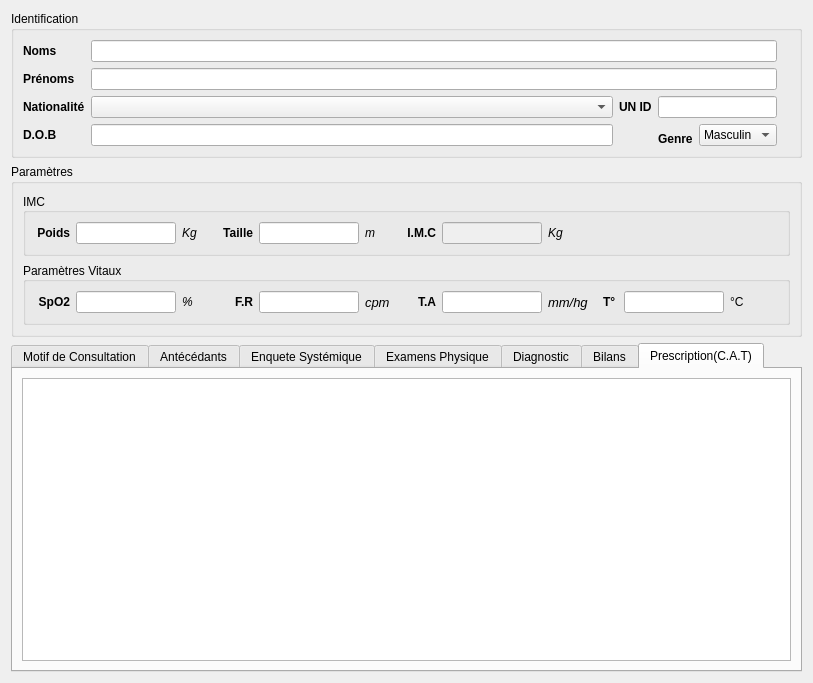
<?xml version="1.0" encoding="UTF-8"?>
<ui version="4.0">
 <class>PatientListKanbanView</class>
 <widget class="QWidget" name="PatientListKanbanView">
  <property name="geometry">
   <rect>
    <x>0</x>
    <y>0</y>
    <width>813</width>
    <height>683</height>
   </rect>
  </property>
  <property name="minimumSize">
   <size>
    <width>810</width>
    <height>680</height>
   </size>
  </property>
  <property name="windowTitle">
   <string>Form</string>
  </property>
  <layout class="QGridLayout" name="gridLayout_5">
   <item row="0" column="0">
    <widget class="QGroupBox" name="groupBox">
     <property name="sizePolicy">
      <sizepolicy hsizetype="Expanding" vsizetype="Preferred">
       <horstretch>0</horstretch>
       <verstretch>0</verstretch>
      </sizepolicy>
     </property>
     <property name="maximumSize">
      <size>
       <width>16777215</width>
       <height>150</height>
      </size>
     </property>
     <property name="title">
      <string>Identification</string>
     </property>
     <layout class="QHBoxLayout" name="horizontalLayout_2">
      <item>
       <layout class="QGridLayout" name="gridLayout_3">
        <item row="1" column="0">
         <widget class="QLabel" name="label_2">
          <property name="font">
           <font>
            <bold>true</bold>
           </font>
          </property>
          <property name="text">
           <string>Prénoms</string>
          </property>
         </widget>
        </item>
        <item row="2" column="3" colspan="2">
         <widget class="QLineEdit" name="reg_number"/>
        </item>
        <item row="3" column="4">
         <widget class="QComboBox" name="gender">
          <item>
           <property name="text">
            <string>Masculin</string>
           </property>
          </item>
          <item>
           <property name="text">
            <string>Feminin</string>
           </property>
          </item>
         </widget>
        </item>
        <item row="2" column="1">
         <widget class="QComboBox" name="nationality"/>
        </item>
        <item row="3" column="0">
         <widget class="QLabel" name="label_7">
          <property name="font">
           <font>
            <bold>true</bold>
           </font>
          </property>
          <property name="text">
           <string>D.O.B</string>
          </property>
         </widget>
        </item>
        <item row="0" column="1" colspan="4">
         <widget class="QLineEdit" name="name"/>
        </item>
        <item row="2" column="0">
         <widget class="QLabel" name="label_5">
          <property name="font">
           <font>
            <bold>true</bold>
           </font>
          </property>
          <property name="text">
           <string>Nationalité</string>
          </property>
         </widget>
        </item>
        <item row="0" column="0">
         <widget class="QLabel" name="label">
          <property name="font">
           <font>
            <bold>true</bold>
           </font>
          </property>
          <property name="text">
           <string>Noms</string>
          </property>
         </widget>
        </item>
        <item row="2" column="2">
         <widget class="QLabel" name="label_6">
          <property name="font">
           <font>
            <bold>true</bold>
           </font>
          </property>
          <property name="text">
           <string>UN ID</string>
          </property>
         </widget>
        </item>
        <item row="1" column="1" colspan="4">
         <widget class="QLineEdit" name="surname"/>
        </item>
        <item row="3" column="1">
         <widget class="QLineEdit" name="dob"/>
        </item>
        <item row="3" column="3">
         <widget class="QLabel" name="label_4">
          <property name="font">
           <font>
            <bold>true</bold>
           </font>
          </property>
          <property name="text">
           <string>Genre</string>
          </property>
          <property name="alignment">
           <set>Qt::AlignBottom|Qt::AlignLeading|Qt::AlignLeft</set>
          </property>
         </widget>
        </item>
       </layout>
      </item>
      <item>
       <widget class="QLabel" name="label_22">
        <property name="text">
         <string/>
        </property>
        <property name="pixmap">
         <pixmap>template.jpg</pixmap>
        </property>
        <property name="alignment">
         <set>Qt::AlignCenter</set>
        </property>
       </widget>
      </item>
     </layout>
    </widget>
   </item>
   <item row="1" column="0">
    <widget class="QGroupBox" name="groupBox_2">
     <property name="maximumSize">
      <size>
       <width>16777215</width>
       <height>180</height>
      </size>
     </property>
     <property name="title">
      <string>Paramètres</string>
     </property>
     <layout class="QGridLayout" name="gridLayout_2">
      <item row="0" column="0">
       <widget class="QGroupBox" name="groupBox_3">
        <property name="title">
         <string>IMC</string>
        </property>
        <property name="alignment">
         <set>Qt::AlignLeading|Qt::AlignLeft|Qt::AlignVCenter</set>
        </property>
        <layout class="QHBoxLayout" name="horizontalLayout_8">
         <item>
          <layout class="QHBoxLayout" name="horizontalLayout_3">
           <item>
            <widget class="QLabel" name="label_8">
             <property name="maximumSize">
              <size>
               <width>35</width>
               <height>16777215</height>
              </size>
             </property>
             <property name="font">
              <font>
               <bold>true</bold>
              </font>
             </property>
             <property name="text">
              <string>Poids</string>
             </property>
             <property name="alignment">
              <set>Qt::AlignRight|Qt::AlignTrailing|Qt::AlignVCenter</set>
             </property>
            </widget>
           </item>
           <item>
            <widget class="QLineEdit" name="weight">
             <property name="maximumSize">
              <size>
               <width>100</width>
               <height>16777215</height>
              </size>
             </property>
            </widget>
           </item>
           <item>
            <widget class="QLabel" name="label_9">
             <property name="maximumSize">
              <size>
               <width>30</width>
               <height>16777215</height>
              </size>
             </property>
             <property name="font">
              <font>
               <italic>true</italic>
              </font>
             </property>
             <property name="text">
              <string>Kg</string>
             </property>
            </widget>
           </item>
          </layout>
         </item>
         <item>
          <layout class="QHBoxLayout" name="horizontalLayout_4">
           <item>
            <widget class="QLabel" name="label_10">
             <property name="maximumSize">
              <size>
               <width>35</width>
               <height>16777215</height>
              </size>
             </property>
             <property name="font">
              <font>
               <bold>true</bold>
              </font>
             </property>
             <property name="text">
              <string>Taille</string>
             </property>
             <property name="alignment">
              <set>Qt::AlignRight|Qt::AlignTrailing|Qt::AlignVCenter</set>
             </property>
            </widget>
           </item>
           <item>
            <widget class="QLineEdit" name="height">
             <property name="maximumSize">
              <size>
               <width>100</width>
               <height>16777215</height>
              </size>
             </property>
            </widget>
           </item>
           <item>
            <widget class="QLabel" name="label_11">
             <property name="maximumSize">
              <size>
               <width>30</width>
               <height>16777215</height>
              </size>
             </property>
             <property name="font">
              <font>
               <italic>true</italic>
              </font>
             </property>
             <property name="text">
              <string>m</string>
             </property>
            </widget>
           </item>
          </layout>
         </item>
         <item>
          <layout class="QHBoxLayout" name="horizontalLayout_5">
           <item>
            <widget class="QLabel" name="label_12">
             <property name="maximumSize">
              <size>
               <width>35</width>
               <height>16777215</height>
              </size>
             </property>
             <property name="font">
              <font>
               <bold>true</bold>
              </font>
             </property>
             <property name="text">
              <string>I.M.C</string>
             </property>
             <property name="alignment">
              <set>Qt::AlignRight|Qt::AlignTrailing|Qt::AlignVCenter</set>
             </property>
            </widget>
           </item>
           <item>
            <widget class="QLineEdit" name="imc">
             <property name="enabled">
              <bool>false</bool>
             </property>
             <property name="maximumSize">
              <size>
               <width>100</width>
               <height>16777215</height>
              </size>
             </property>
            </widget>
           </item>
           <item>
            <widget class="QLabel" name="label_13">
             <property name="font">
              <font>
               <italic>true</italic>
              </font>
             </property>
             <property name="text">
              <string>Kg</string>
             </property>
            </widget>
           </item>
          </layout>
         </item>
        </layout>
       </widget>
      </item>
      <item row="1" column="0">
       <widget class="QGroupBox" name="groupBox_4">
        <property name="font">
         <font>
          <bold>false</bold>
         </font>
        </property>
        <property name="title">
         <string>Paramètres Vitaux</string>
        </property>
        <property name="alignment">
         <set>Qt::AlignLeading|Qt::AlignLeft|Qt::AlignVCenter</set>
        </property>
        <layout class="QHBoxLayout" name="horizontalLayout_9">
         <item>
          <layout class="QHBoxLayout" name="horizontalLayout_6">
           <item>
            <widget class="QLabel" name="label_14">
             <property name="maximumSize">
              <size>
               <width>35</width>
               <height>16777215</height>
              </size>
             </property>
             <property name="font">
              <font>
               <bold>true</bold>
              </font>
             </property>
             <property name="text">
              <string>SpO2</string>
             </property>
             <property name="alignment">
              <set>Qt::AlignRight|Qt::AlignTrailing|Qt::AlignVCenter</set>
             </property>
            </widget>
           </item>
           <item>
            <widget class="QLineEdit" name="oxygene_sat">
             <property name="maximumSize">
              <size>
               <width>100</width>
               <height>16777215</height>
              </size>
             </property>
            </widget>
           </item>
           <item>
            <widget class="QLabel" name="label_15">
             <property name="maximumSize">
              <size>
               <width>30</width>
               <height>16777215</height>
              </size>
             </property>
             <property name="font">
              <font>
               <italic>true</italic>
               <bold>false</bold>
              </font>
             </property>
             <property name="text">
              <string>%</string>
             </property>
            </widget>
           </item>
          </layout>
         </item>
         <item>
          <layout class="QHBoxLayout" name="horizontalLayout_7">
           <item>
            <widget class="QLabel" name="label_17">
             <property name="maximumSize">
              <size>
               <width>35</width>
               <height>16777215</height>
              </size>
             </property>
             <property name="font">
              <font>
               <bold>true</bold>
              </font>
             </property>
             <property name="text">
              <string>F.R</string>
             </property>
             <property name="alignment">
              <set>Qt::AlignRight|Qt::AlignTrailing|Qt::AlignVCenter</set>
             </property>
            </widget>
           </item>
           <item>
            <widget class="QLineEdit" name="respiration_freq">
             <property name="maximumSize">
              <size>
               <width>100</width>
               <height>16777215</height>
              </size>
             </property>
            </widget>
           </item>
           <item>
            <widget class="QLabel" name="label_16">
             <property name="maximumSize">
              <size>
               <width>30</width>
               <height>16777215</height>
              </size>
             </property>
             <property name="font">
              <font>
               <pointsize>10</pointsize>
               <italic>true</italic>
               <bold>false</bold>
              </font>
             </property>
             <property name="text">
              <string>cpm</string>
             </property>
            </widget>
           </item>
          </layout>
         </item>
         <item>
          <widget class="QLabel" name="label_19">
           <property name="maximumSize">
            <size>
             <width>35</width>
             <height>16777215</height>
            </size>
           </property>
           <property name="font">
            <font>
             <bold>true</bold>
            </font>
           </property>
           <property name="text">
            <string>T.A</string>
           </property>
           <property name="alignment">
            <set>Qt::AlignRight|Qt::AlignTrailing|Qt::AlignVCenter</set>
           </property>
          </widget>
         </item>
         <item>
          <widget class="QLineEdit" name="heart_bit">
           <property name="maximumSize">
            <size>
             <width>100</width>
             <height>16777215</height>
            </size>
           </property>
          </widget>
         </item>
         <item>
          <widget class="QLabel" name="label_18">
           <property name="maximumSize">
            <size>
             <width>90</width>
             <height>16777215</height>
            </size>
           </property>
           <property name="font">
            <font>
             <pointsize>10</pointsize>
             <italic>true</italic>
             <bold>false</bold>
            </font>
           </property>
           <property name="text">
            <string>mm/hg</string>
           </property>
          </widget>
         </item>
         <item>
          <widget class="QLabel" name="label_21">
           <property name="maximumSize">
            <size>
             <width>15</width>
             <height>16777215</height>
            </size>
           </property>
           <property name="font">
            <font>
             <bold>true</bold>
            </font>
           </property>
           <property name="text">
            <string>T°</string>
           </property>
          </widget>
         </item>
         <item>
          <widget class="QLineEdit" name="temperature">
           <property name="maximumSize">
            <size>
             <width>100</width>
             <height>16777215</height>
            </size>
           </property>
          </widget>
         </item>
         <item>
          <widget class="QLabel" name="label_20">
           <property name="text">
            <string>°C</string>
           </property>
          </widget>
         </item>
        </layout>
       </widget>
      </item>
     </layout>
    </widget>
   </item>
   <item row="2" column="0">
    <widget class="QTabWidget" name="tab">
     <property name="currentIndex">
      <number>6</number>
     </property>
     <property name="movable">
      <bool>true</bool>
     </property>
     <widget class="QWidget" name="motivation_tab">
      <attribute name="title">
       <string>Motif de Consultation</string>
      </attribute>
      <layout class="QGridLayout" name="gridLayout_4">
       <item row="0" column="0">
        <widget class="QPlainTextEdit" name="motivation_text"/>
       </item>
      </layout>
     </widget>
     <widget class="QWidget" name="antecedant_tab">
      <attribute name="title">
       <string>Antécédants</string>
      </attribute>
      <layout class="QGridLayout" name="gridLayout">
       <item row="0" column="0">
        <widget class="QTextEdit" name="antecedant_text"/>
       </item>
      </layout>
     </widget>
     <widget class="QWidget" name="enquete_tab">
      <attribute name="title">
       <string>Enquete Systémique</string>
      </attribute>
      <layout class="QGridLayout" name="gridLayout">
       <item row="0" column="0">
        <widget class="QTextEdit" name="anquete_text"/>
       </item>
      </layout>
     </widget>
     <widget class="QWidget" name="physical_exam_tab">
      <attribute name="title">
       <string>Examens Physique</string>
      </attribute>
      <layout class="QGridLayout" name="gridLayout">
       <item row="0" column="0">
        <widget class="QTextEdit" name="physical_exam_text"/>
       </item>
      </layout>
     </widget>
     <widget class="QWidget" name="diagnosys_tab">
      <attribute name="title">
       <string>Diagnostic</string>
      </attribute>
      <layout class="QGridLayout" name="gridLayout">
       <item row="0" column="0">
        <widget class="QTextEdit" name="diagnosys_text"/>
       </item>
      </layout>
     </widget>
     <widget class="QWidget" name="labtest_tab">
      <attribute name="title">
       <string>Bilans</string>
      </attribute>
      <layout class="QGridLayout" name="gridLayout">
       <item row="0" column="0">
        <widget class="QTextEdit" name="labtest_text"/>
       </item>
      </layout>
     </widget>
     <widget class="QWidget" name="prescription_tab">
      <attribute name="title">
       <string>Prescription(C.A.T)</string>
      </attribute>
      <layout class="QGridLayout" name="gridLayout">
       <item row="0" column="0">
        <widget class="QTextEdit" name="prescription_text"/>
       </item>
      </layout>
     </widget>
    </widget>
   </item>
  </layout>
 </widget>
 <resources/>
 <connections/>
</ui>
